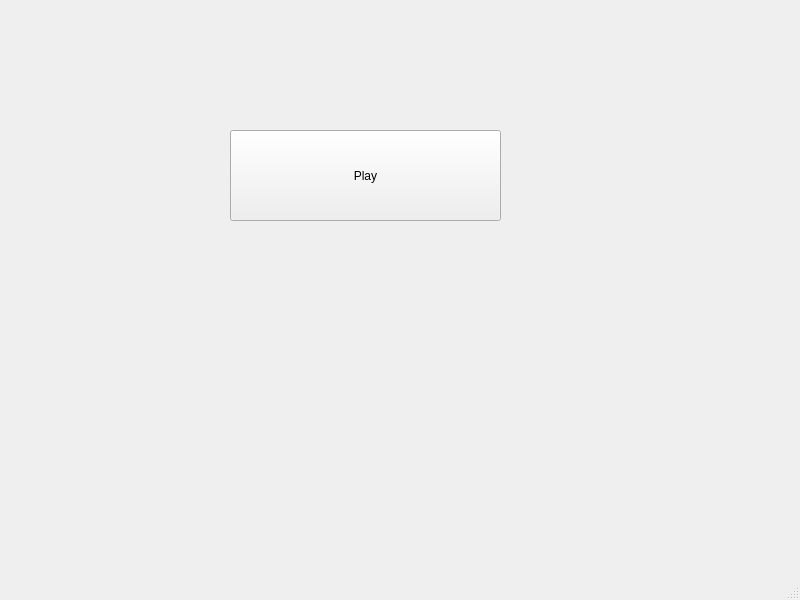
<?xml version="1.0" encoding="UTF-8"?>
<ui version="4.0">
 <class>MainWindow</class>
 <widget class="QMainWindow" name="MainWindow">
  <property name="geometry">
   <rect>
    <x>0</x>
    <y>0</y>
    <width>800</width>
    <height>600</height>
   </rect>
  </property>
  <property name="windowTitle">
   <string>MainWindow</string>
  </property>
  <widget class="QWidget" name="centralwidget">
   <widget class="QPushButton" name="btn_play">
    <property name="geometry">
     <rect>
      <x>230</x>
      <y>130</y>
      <width>271</width>
      <height>91</height>
     </rect>
    </property>
    <property name="text">
     <string>Play</string>
    </property>
   </widget>
  </widget>
  <widget class="QMenuBar" name="menubar">
   <property name="geometry">
    <rect>
     <x>0</x>
     <y>0</y>
     <width>800</width>
     <height>26</height>
    </rect>
   </property>
  </widget>
  <widget class="QStatusBar" name="statusbar"/>
 </widget>
 <resources/>
 <connections/>
</ui>
